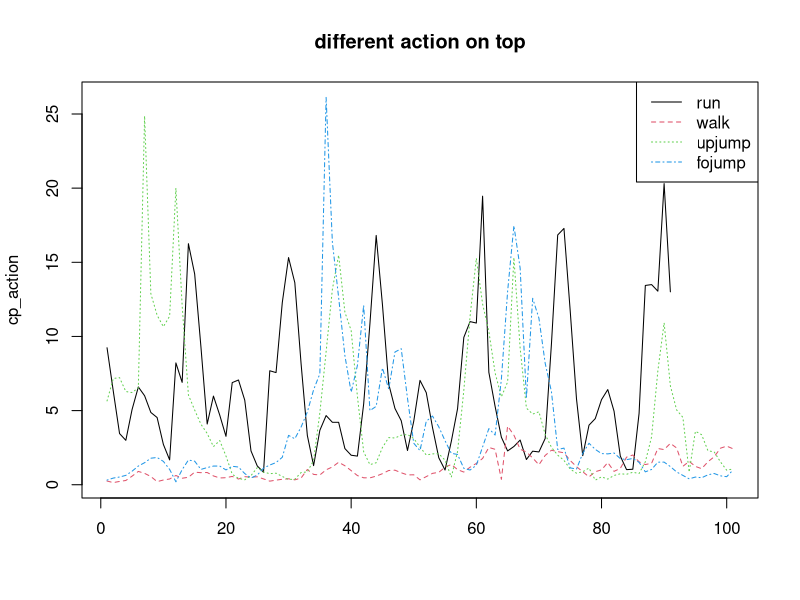
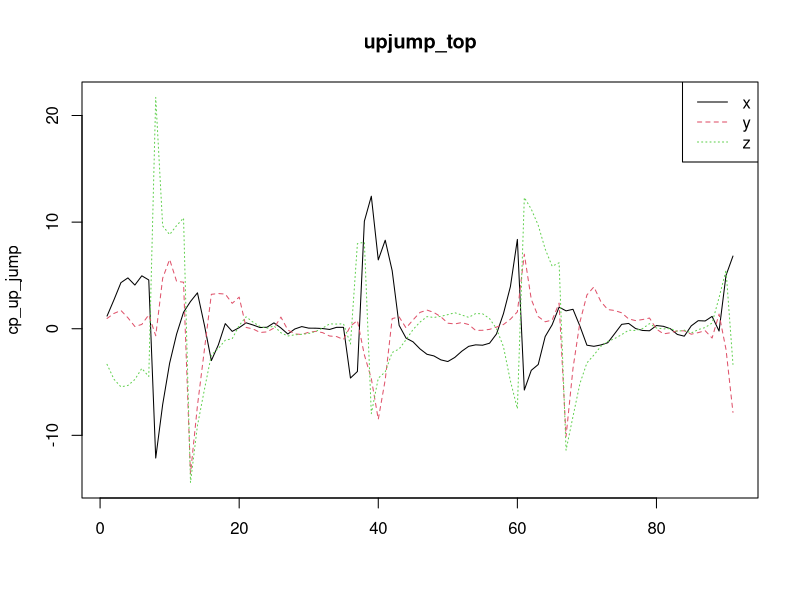
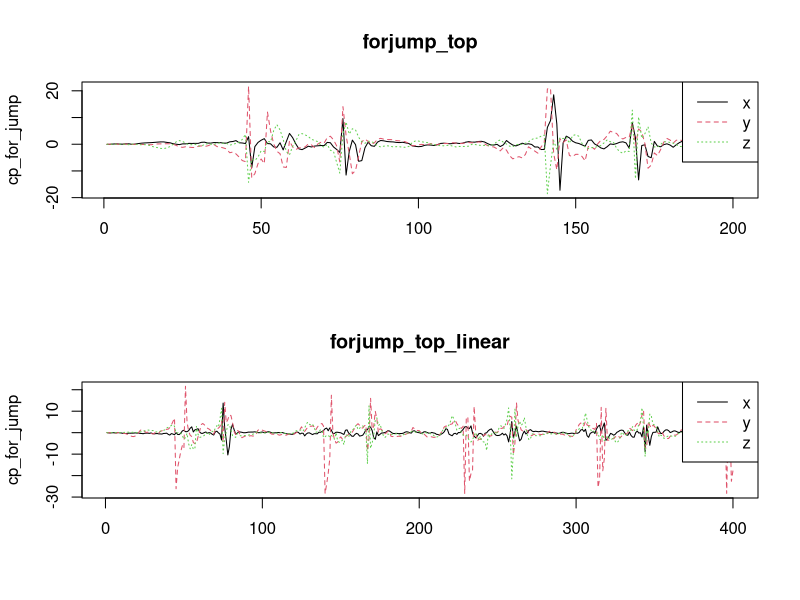
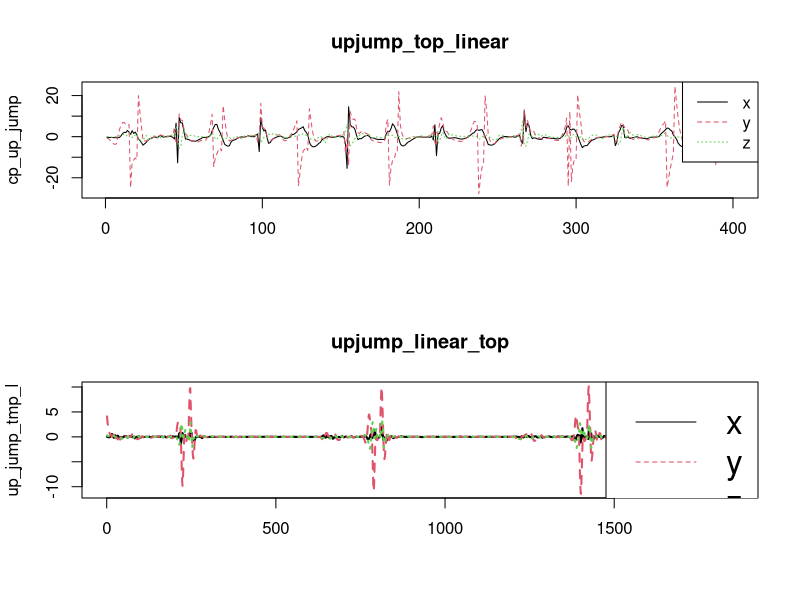

The R source for these figures, in order: (Note: this script raises an error after producing the figures.)
library(zoo)
run_legl = read.csv("./new_exp/datas/leg_l/run.csv")
forjump_legl = read.csv("./new_exp/datas/leg_l/forjump.csv")
upjump_legl = read.csv("./new_exp/datas/leg_l/upjump.csv")
walk_legl = read.csv("./new_exp/datas/leg_l/walk.csv")

run_legr = read.csv("./new_exp/datas/leg_r/run.csv")
forjump_legr = read.csv("./new_exp/datas/leg_r/forjump.csv")
upjump_legr = read.csv("./new_exp/datas/leg_r/upjump.csv")
walk_legr = read.csv("./new_exp/datas/leg_r/walk.csv")

run_top = read.csv("./new_exp/datas/top/run.csv")
forjump_top = read.csv("./new_exp/datas/top/forjump.csv")
upjump_top = read.csv("./new_exp/datas/top/upjump.csv")
walk_top = read.csv("./new_exp/datas/top/walk.csv")

upjump2 = read.csv("./new_exp/Upjump2.csv")
forjump2 = read.csv("./new_exp/forjump.csv")

run_top_ = run_top[10:110,]
run_top = run_top[1:100,]
run_top = run_top[1:100,]
run_top = run_top[1:100,]

cp_action = cbind(run_top$ResultantAcc[10:110],walk_top$ResultantAcc[10:110],upjump_top$ResultantAcc[10:110],forjump_top$ResultantAcc[10:110])

matplot(cp_action,type="l",main = "different action on top")
legend("topright",legend = c("run","walk","upjump","fojump"),lty = 1:4,col = 1:4)

cp_up_jump = upjump_top[10:100,c("ConvertedData0","ConvertedData1","ConvertedData2")]
matplot(cp_up_jump,type="l",main = "upjump_top")
legend("topright",legend = c("x","y","z"),lty = 1:3,col = 1:3)


par(mfrow = c(2,1))
cp_for_jump = -forjump_top[1:200,c("ConvertedData0","ConvertedData1","ConvertedData2")]
matplot(cp_for_jump,type="l",main = "forjump_top")
legend("topright",legend = c("x","y","z"),lty = 1:3,col = 1:3)

cp_for_jump = forjump_top[1:400,c("LinearAcc0","LinearAcc1","LinearAcc2")]
matplot(cp_for_jump,type="l",main = "forjump_top_linear")
legend("topright",legend = c("x","y","z"),lty = 1:3,col = 1:3)

cp_up_jump = upjump_top[1:400,c("LinearAcc0","LinearAcc1","LinearAcc2")]
matplot(cp_up_jump,type="l",main = "upjump_top_linear")
legend("topright",legend = c("x","y","z"),lty = 1:3,col = 1:3)

up_jump_tmp = rollapply(upjump2,5,mean)
up_jump_tmp_l = up_jump_tmp[,c("LinearAcc0","LinearAcc1","LinearAcc2")]
matplot(up_jump_tmp_l,type="l",main = "upjump_linear_top",lwd = 2,cex = 2)
legend("topright",legend = c("x","y","z"),lty = 1:3,col = 1:3,cex = 2)

up_jump_tmp_g = getGlobalAccByMag(upjump2)
up_jump_tmp_g = rollapply(up_jump_tmp_g,5,mean)
matplot(up_jump_tmp_g,type="l",main = "upjump_global_top",lwd = 2,cex = 2)
legend("topright",legend = c("x","y","z"),lty = 1:3,col = 1:3,cex = 2)

for_jump_tmp = rollapply(for_jump2,5,mean)
for_jump_tmp = for_jump_tmp[,c("LinearAcc0","LinearAcc1","LinearAcc2")]
matplot(for_jump_tmp,type="l",main = "forjump_top", lty=c(3,2,1),col = c(3,2,1), lwd = 2,cex = 2)
legend("topright",legend = c("x","y","z"),lty=c(3,2,1),col = c(3,2,1),cex = 2)

for_jump_tmp_g = getGlobalAccByMag(forjump2)
for_jump_tmp_g = rollapply(for_jump_tmp_g,5,mean)
matplot(for_jump_tmp_g,type="l",main = "forjump_global_top",lwd = 2,cex = 2)
legend("topright",legend = c("x","y","z"),lty = 1:3,col = 1:3,cex = 2)

localtion = function(upjump2){
  x = upjump2$LinearAcc0*(upjump2$dt)
  y = upjump2$LinearAcc1*(upjump2$dt)
  z = upjump2$LinearAcc2*(upjump2$dt)
  loc = data.frame(x,y,z)
  for(i in 2:nrow(loc)){
    loc[i,] = loc[i-1,]+loc[i,]
  }
  loc[1,] = loc[1,]*upjump2$dt[1]
  for(i in 2:nrow(loc)){
    loc[i,] = loc[i-1,]*upjump2$dt[i-1]+loc[i,]
  }
  return(loc)
}

loc = localtion(upjump2)
matplot(loc,type = "l", main = "location")
legend("topright",legend = c("x","y","z"),lty = 1:3,col = 1:3,cex = 2)

loc = localtion(forjump2)
matplot(loc,type = "l", main = "location")
legend("topright",legend = c("x","y","z"),lty = 1:3,col = 1:3,cex = 2)


#PCA
up_jump_tmp_g = getGlobalAccByMag(upjump2)
up_jump_tmp_g = up_jump_tmp_g[8:nrow(up_jump_tmp_g),1:2]
pca_model = prcomp(up_jump_tmp_g,center = F,scale. = F)
plot(pca_model)
biplot(pca_model)
par(mfrow = c(2,1))
pca_up_jump = predict(pca_model, newdata = up_jump_tmp_g)
matplot(pca_up_jump,type = "l", main = "pca_location")
legend("topright",legend = c("x","y","z"),lty = 1:3,col = 1:3,cex = 2)
matplot(up_jump_tmp_g,type = "l", main = "linear_location")
legend("topright",legend = c("x","y","z"),lty = 1:3,col = 1:3,cex = 2)

for_jump_tmp_g = getGlobalAccByMag(forjump2)
for_jump_tmp_g = for_jump_tmp_g[8:nrow(for_jump_tmp_g),1:2]
pca_model = prcomp(for_jump_tmp_g,center = F,scale. = F)
plot(pca_model)
biplot(pca_model)
par(mfrow = c(2,1))
pca_for_jump = predict(pca_model, newdata = for_jump_tmp_g)
matplot(cbind(pca_for_jump,for_jump_tmp_g[8:nrow(for_jump_tmp_g),3]),type = "l", main = "pca_location")
legend("topright",legend = c("x","y","z"),lty = 1:3,col = 1:3,cex = 2)
matplot(for_jump_tmp_g,type = "l", main = "linear_location")
legend("topright",legend = c("x","y","z"),lty = 1:3,col = 1:3,cex = 2)

biplot(pca_up_jump)
legend("topright",legend = c("x","y","z"),lty = 1:3,col = 1:3,cex = 2)

biplot2d = function(walk_top){
  walk_top_g = getGlobalAccByMag(walk_top)
  walk_top_g_2d = walk_top_g[,1:2]
  pca_model_walk = prcomp(walk_top_g_2d,center = F,scale. = F)
  walk_top_g_2d = predict(pca_model_walk, newdata = walk_top_g_2d)
  walk_top_g_pca = cbind(walk_top_g_2d, walk_top_g[,3])
  biplot(pca_model_walk)
}
biplot2d(walk_top[,])
biplot2d(run_top[,])
biplot2d(walk_legr[,])
biplot2d(walk_legl[,])
biplot2d(run_legr[,])
biplot2d(run_legl[,])
biplot2d(forjump_legr[,])
biplot2d(forjump_legl[,])

biplot2d(forjump_legr[100:300,])
biplot2d(forjump_legl[100:300,])
biplot2d(forjump_legl[200:400,])
biplot2d(forjump_legr[200:400,])
biplot2d(forjump_legr[1:500,])
biplot2d(forjump_legr[500:800,])

biplot2d(upjump_top[100:300,])
